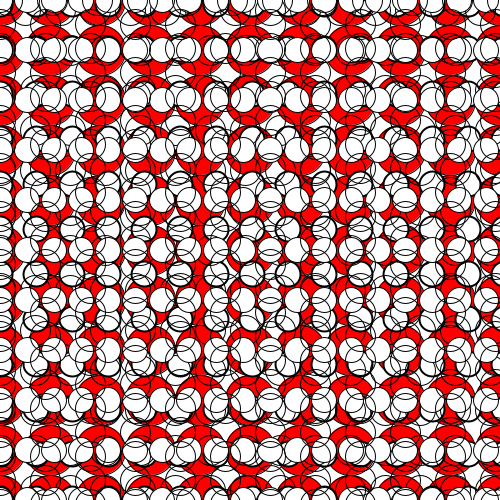
Frame 1 (no input)
Frame 60 (the mouse pressed at the canvas centre just before this capture): identical to frame 1, image omitted
Frame 120 (the mouse held since frame 60 and released just before this capture): identical to frame 1, image omitted

The Processing sketch that drew this single still picture (run headless with seeded random() and noise(); from frame 60 on, the mouse is pressed at the canvas centre):

// Processing sketch: processing_32923
// ── processing_32923.pde

int i=0;
int j=0;
int k=5;
int l=5;
int m=0;
int n=7;
int o=0;
int p=0;
int q=4;
int r=0;

void setup () {
  size (500,500);
  background (255);
  smooth();
 fill(255, 0, 0);
 
  while (j<11){
   
    while (i<11){
    ellipse (i*50, j*50, 50, 50);
    i=i+1;
    }
    j=j+1;
    i=0;
  }

}

void draw (){
  
  fill (255);
   strokeWeight (2);
   
 while (q<521){
 
 while (p<521){
 ellipse (p*6, q, 25, 25);
 p=p+6;
 }
 q=q+45;
 p=0;
 }
 
  noFill ();
  strokeWeight (1);
 while (l<521){ 
   
 while (k<521){ 
 ellipse (k*5, l*2, 30, 30);
k=k+7;
}
l=l+20;
k=0;
 }
  fill(255);
  while (o<521){
  
 while (m<521){
ellipse (m*3, o*5, 25, 25);
 m=m+9;
 }
 o=o+10;
 m=0;
  }

noFill();
while (r<521){ 
 
while (n<521){
 ellipse (n, r*8, 30, 30);
 n=n+45;
}
r=r+3;
n=0;
}



}
